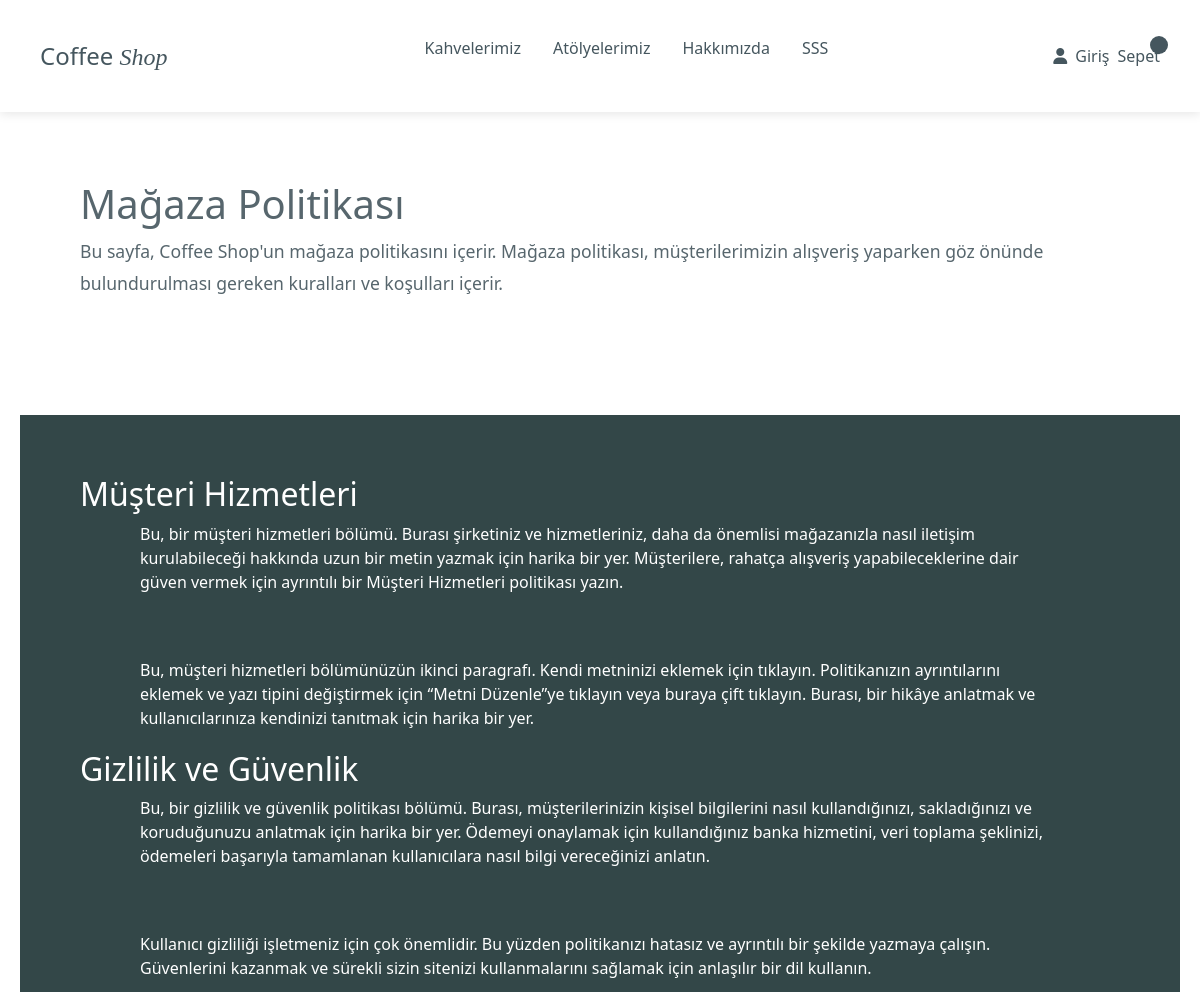
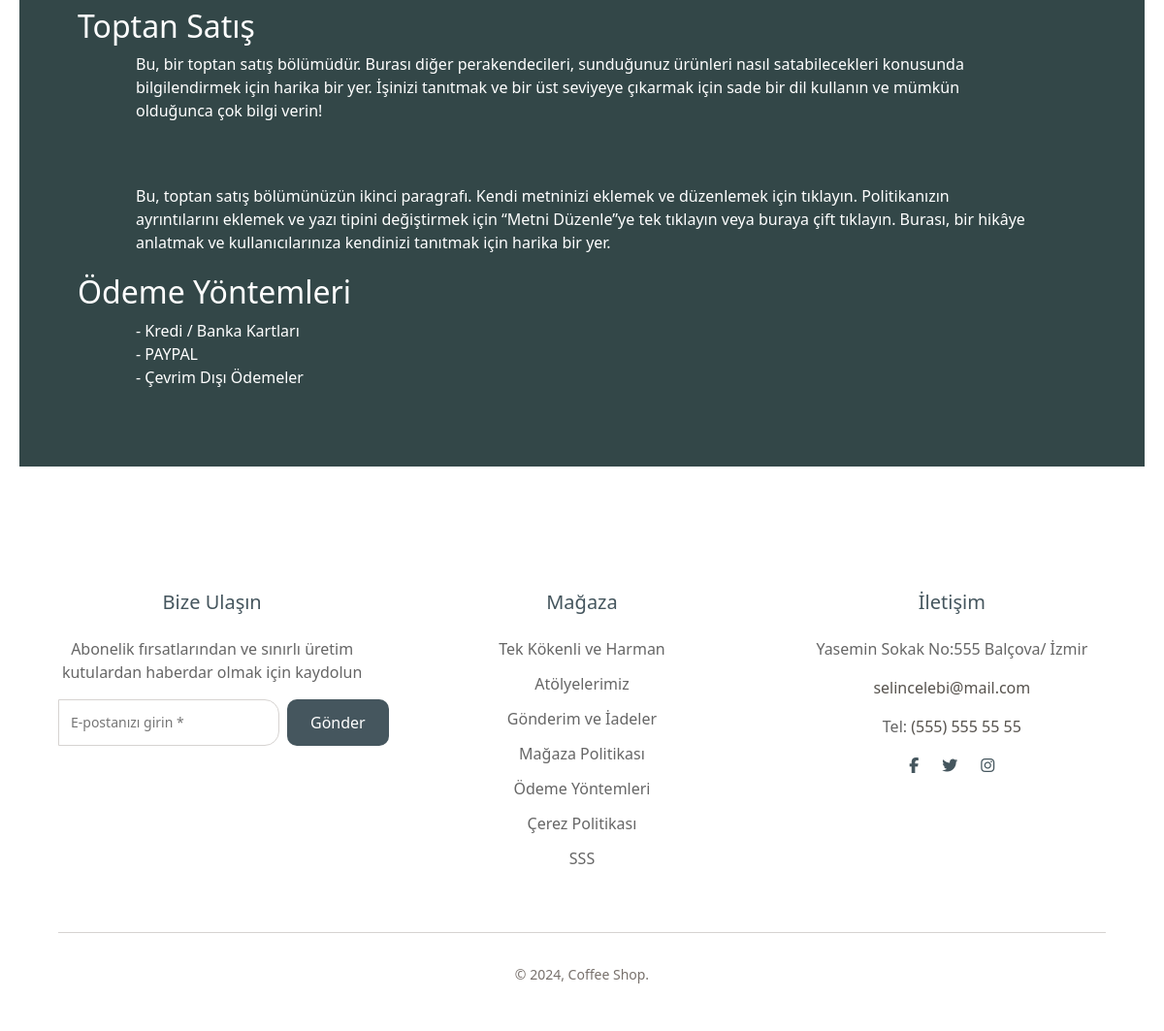
Screenshot of /shop-policy/ with the database file from the repository (2 pictures, top to bottom).
### settings/models.py (models this page shows, shortened)
class Settings(models.Model):
    title = models.CharField(max_length=100, default='Ayarlar', verbose_name='Başlık')
    aboutus = models.ForeignKey(About, on_delete=models.CASCADE, related_name='settings', verbose_name='Hakkımızda ve Ekip Üyeleri')
    shipping_cost = models.DecimalField(max_digits=10, decimal_places=2, default=29.99, verbose_name='Kargo Ücreti')
    free_shipping_threshold = models.DecimalField(max_digits=10, decimal_places=2, default=500.00, verbose_name='Ücretsiz Kargo Limiti')
    shipping_returns = HTMLField(blank=True, verbose_name='Gönderim ve İade Politikası')
    shop_policy = HTMLField(blank=True, verbose_name='Mağaza Politikası')
    faq = models.ForeignKey(FAQ, on_delete=models.CASCADE, related_name='settings', verbose_name='Sıkça Sorulan Sorular')
    contact_info = models.ForeignKey(ContactInfo, on_delete=models.CASCADE, related_name='settings', verbose_name='İletişim Bilgileri')
    class Meta:
        verbose_name = 'Ayarlar'
        verbose_name_plural = 'Ayarlar'

class ContactInfo(models.Model):
    address = models.TextField(verbose_name='Adres')
    email = models.EmailField(verbose_name='E-posta')
    phone = models.CharField(max_length=20, verbose_name='Telefon')
    facebook = models.URLField(blank=True, null=True, verbose_name='Facebook')
    twitter = models.URLField(blank=True, null=True, verbose_name='Twitter')
    instagram = models.URLField(blank=True, null=True, verbose_name='Instagram')
    class Meta:
        verbose_name = 'İletişim Bilgisi'
        verbose_name_plural = 'İletişim Bilgileri'

### settings/views.py (the view)
# urls.py: path('shop-policy/', views.shop_policy, name='shop_policy'),
def shop_policy(request):
    settings = Settings.objects.first()
    return render(request, 'shop/shop_policy.html', {'settings': settings})

### shop/templates/shop/shop_policy.html (shortened to what this page needs)
{% extends 'shop/base.html' %}
{% block content %}
    <main class="shop-policy-page">
        <div class="description-container">
            <h1>Mağaza Politikası</h1>
            <p>Bu sayfa, Coffee Shop'un mağaza politikasını içerir. Mağaza politikası, müşterilerimizin alışveriş yaparken göz önünde bulundurulması gereken kuralları ve koşulları içerir.</p>
        </div>
        <div class="content-container">
            {% if settings.shop_policy %}
                {{ settings.shop_policy|safe }}
            {% else %}
                <p>Henüz mağaza politikası eklenmemiş.</p>
            {% endif %}
        </div>
    </main>
{% endblock %}

### shop/templates/shop/base.html (shortened to what this page needs)
<!DOCTYPE html>
<html lang="tr">
<head>
    {% load static %}
    <link rel="stylesheet" href="{% static 'css/style.css' %}">
    <link rel="stylesheet" href="https://cdnjs.cloudflare.com/ajax/libs/bootstrap/5.3.3/css/bootstrap.min.css">
    <link rel="stylesheet" href="https://cdnjs.cloudflare.com/ajax/libs/font-awesome/6.5.1/css/all.min.css">
</head>
<body>
    <header class="header">
        <div class="logo">
            <a href="{% url 'shop:index' %}" class="logo">
                Coffee <span class="logo-shop">Shop</span>
            </a>
        </div>
        <nav class="main-nav">
            <ul>
                <li><a href="{% url 'shop:product_list' %}" class="nav-link">Kahvelerimiz</a></li>
                <li><a href="{% url 'shop:atolyeler' %}" class="nav-link">Atölyelerimiz</a></li>
                <li><a href="{% url 'settings:about' %}" class="nav-link">Hakkımızda</a></li>
                <li><a href="{% url 'settings:faq' %}" class="nav-link">SSS</a></li>
            </ul>
        </nav>
        <div class="user-actions">
            {% if user.is_authenticated %}
                <div class="user-menu-wrapper">
                    <a href="#" class="login">
                        <i class="fas fa-user"></i>
                        <span>Profilim</span>
                    </a>
                </div>
            {% else %}
                <a href="{% url 'shop:login' %}" class="login">
                    <i class="fas fa-user"></i>
                    <span>Giriş</span>
                </a>
            {% endif %}
            <a href="{% url 'order:cart' %}" class="cart">
                Sepet
                <span class="cart-count">{{ cart_count }}</span>
            </a>
        </div>
    </header>
    {% block content %}{% endblock %}
    <footer class="footer">
        <div class="footer-container">
            <div class="footer-section">
                <h3>Bize Ulaşın</h3>
                <p>Abonelik fırsatlarından ve sınırlı üretim kutulardan haberdar olmak için kaydolun</p>
                <form class="newsletter-form">
                    <input type="email" placeholder="E-postanızı girin *" required>
                    <button type="submit">Gönder</button>
                </form>
            </div>
            <div class="footer-section">
                <h3>Mağaza</h3>
                <ul>
                    <li><a href="{% url 'shop:product_list' %}">Tek Kökenli ve Harman</a></li>
                    <li><a href="{% url 'shop:atolyeler' %}">Atölyelerimiz</a></li>
                    <li><a href="{% url 'settings:shipping_returns' %}">Gönderim ve İadeler</a></li>
                    <li><a href="{% url 'settings:shop_policy' %}">Mağaza Politikası</a></li>
                    <li><a href="{% url 'settings:shop_policy' %}">Ödeme Yöntemleri</a></li>
                    <li><a href="#">Çerez Politikası</a></li>
                    <li><a href="{% url 'settings:faq' %}">SSS</a></li>
                </ul>
            </div>
            <div class="footer-section">
                <h3>İletişim</h3>
                {% if contact_info %}
                    <address class="contact-info">
                        <p>{{ contact_info.address }}</p>
                        <p><a href="mailto:{{ contact_info.email }}">{{ contact_info.email }}</a></p>
                        <p>Tel: <a href="tel:{{ contact_info.phone }}">{{ contact_info.phone }}</a></p>
                    </address>
                    <div class="social-links">
                        {% if contact_info.facebook %}
                            <a href="{{ contact_info.facebook }}" target="_blank">
                                <i class="fab fa-facebook-f"></i>
                            </a>
                        {% endif %}
                        {% if contact_info.twitter %}
                            <a href="{{ contact_info.twitter }}" target="_blank">
                                <i class="fab fa-twitter"></i>
                            </a>
                        {% endif %}
                        {% if contact_info.instagram %}
                            <a href="{{ contact_info.instagram }}" target="_blank">
                                <i class="fab fa-instagram"></i>
                            </a>
                        {% endif %}
                    </div>
                {% endif %}
            </div>
        </div>
        <div class="footer-bottom">
            <p>&copy; 2024, Coffee Shop.</p>
        </div>
    </footer>
</body>
</html>

### shop/static/css/style.css (style rules this page uses)
* { margin: 0; padding: 0; box-sizing: border-box; }
body { font-family: 'Arial', sans-serif; line-height: 1.6; }
nav { padding: 1rem; display: flex; justify-content: space-between; align-items: center; }
.logo { color: #fff; font-size: 1.5rem; font-weight: bold; }
.header { display: flex; justify-content: space-between; align-items: center; padding: 20px 40px; background: white; box-shadow: 0 2px 10px rgba(0,0,0,0.1); }
.logo a { text-decoration: none; color: #45565E; font-size: 24px; font-weight: 500; }
.logo span { font-family: 'Playfair Display', serif; font-style: italic; }
.main-nav ul { display: flex; gap: 32px; list-style: none; }
.main-nav a { text-decoration: none; color: #45565E; font-size: 16px; font-weight: 400; }
.user-actions { position: relative; display: inline-flex; align-items: center; }
.user-actions a { display: flex; align-items: center; gap: 8px; text-decoration: none; color: #45565E; font-size: 16px; position: relative; }
.cart-count { background-color: #45565E; color: white; border-radius: 50%; padding: 2px 6px; font-size: 12px; position: absolute; top: -8px; right: -8px; min-width: 18px; height: 18px; text-align: center; line-height: 14px; display: inline-block; }
.header { position: fixed; top: 0; left: 0; right: 0; transition: all 0.3s ease; z-index: 1000; }
.shipping-returns-page, .shop-policy-page { max-width: 1200px; margin: 120px auto 40px; padding: 0 20px; }
.description-container { color: #45565E; padding: 60px; margin-bottom: 40px; font-size: 1.1rem; line-height: 1.8; opacity: 0.9; }
.content-container { padding: 60px; background: #334748; color: #fff; }
.content-container p { font-weight: 200; margin: 0 60px 0 60px; padding-bottom: 20px; }
.footer { background-color: #fff; padding: 4rem 5% 2rem; margin-top: 4rem; }
.footer-container { display: grid; grid-template-columns: repeat(3, 1fr); gap: 4rem; margin-bottom: 3rem; }
.footer-section { min-width: 0; text-align: center; }
.footer-section h3 { color: #45565E; font-size: 1.25rem; margin-bottom: 1.5rem; }
.footer-section p { color: #666; margin-bottom: 1rem; line-height: 1.5; }
.newsletter-form { display: flex; gap: 0.5rem; margin-top: 1rem; }
.newsletter-form input { flex: 1; padding: 0.75rem; border: 1px solid #d6d3d1; border-radius: 0px 15px 15px 0px; font-size: 0.875rem; }
.newsletter-form button { padding: 0.75rem 1.5rem; background-color: #45565E; color: white; border: none; border-radius: 10px; cursor: pointer; transition: background-color 0.3s ease; }
.footer-section ul { list-style: none; padding: 0; }
.footer-section ul li { margin-bottom: 0.75rem; }
.footer-section ul li a { color: #666; text-decoration: none; transition: color 0.3s ease; }
.footer-section address { font-style: normal; color: #57534e; line-height: 1.5; }
.footer-section address a { color: #57534e; text-decoration: none; }
.footer-bottom { display: flex; justify-content: center; align-items: center; padding-top: 2rem; border-top: 1px solid #d6d3d1; color: #78716c; font-size: 0.875rem; }
.social-links { display: flex; gap: 1.5rem; justify-content: center; }
.social-links a { color: #45565E; text-decoration: none; transition: color 0.3s ease; }

### rows the page displays
Settings: shop_policy "Müşteri Hizmetleri Bu, bir müşteri hizmetleri bölümü. Burası şirketiniz ve hizmetleriniz, daha da önemlisi mağazanızla nasıl iletişim kurulabileceği hakkında uzun bir metin yazmak için harika bir yer. Müşterilere, rahatça alışveriş yapabileceklerine dair güven vermek için ayrıntılı bir Müşteri Hizmetleri politikası yazın. Bu, müşteri hizmetleri bölümünüzün ikinci paragrafı. Kendi metninizi eklemek için tıklayın. Politikanızın ayrıntılarını eklemek ve yazı tipini değiştirmek için “Metni Düzenle”ye tıklayın veya buraya çift tıklayın. Burası, bir hikâye anlatmak ve kullanıcılarınıza kendinizi tanıtmak için harika bir yer. Gizlilik ve Güvenlik Bu, bir gizlilik ve güvenlik politikası bölümü.…"
ContactInfo: address "Yasemin Sokak No:555 Balçova/ İzmir", email "selincelebi@mail.com", phone "(555) 555 55 55"
